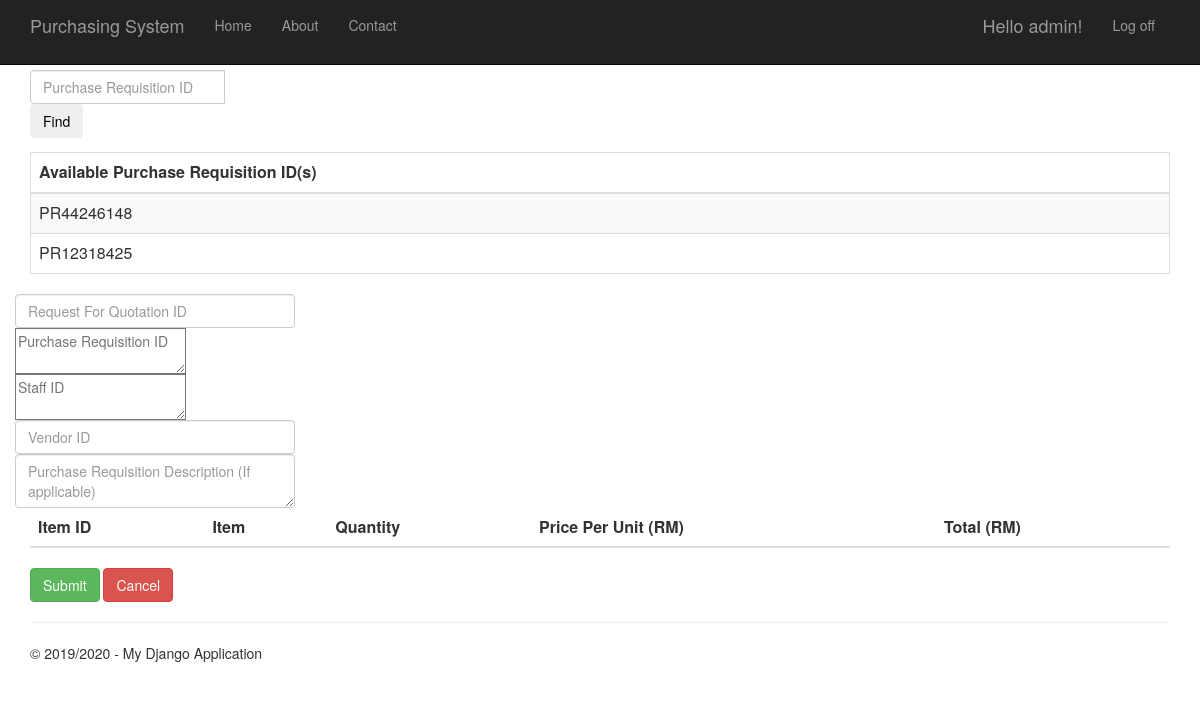
The app's page /requestforquotationform (signed in), older data.
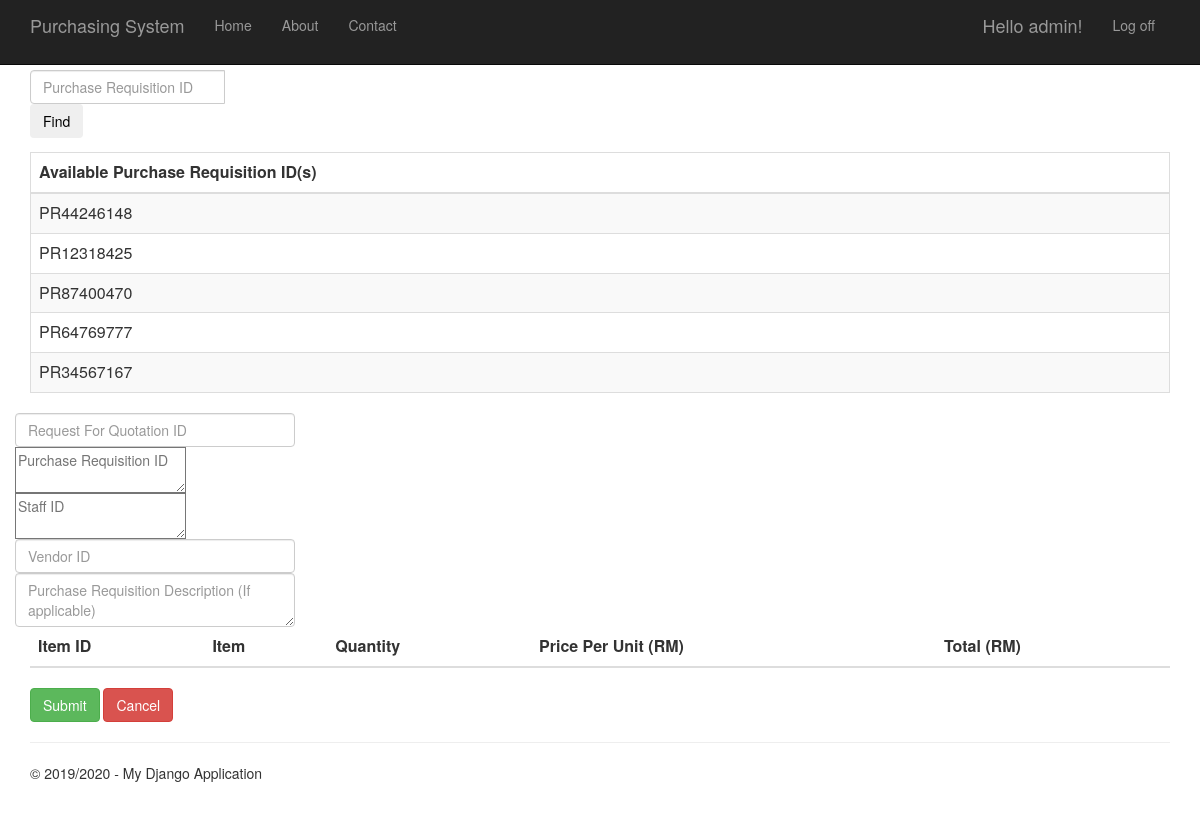
The same page, newer data.
### PurchaseRequisition/models.py (models this page shows, shortened)
class PurchaseRequisition(models.Model):
    pr_id= models.CharField(max_length=10, primary_key=True) #takes character
    description= models.TextField(null=True,default=None, blank=True)
    time_created= models.DateTimeField()
    total_price= models.DecimalField(max_digits=10, decimal_places=2, default=Decimal('0.00'))
    status= models.TextField(max_length=10, default="Pending")
    person_id = models.ForeignKey(Person)

### RequestForQuotation/views.py (the view)
# urls.py: url(r'^requestforquotationform$', RequestForQuotation.views.requestforquotationform, name="request_for_quotation_form"),
@login_required
def requestforquotationform(request):
    requisitionPurchase = PurchaseRequisition.objects.all()
    for r in requisitionPurchase:
        if RequestForQuotation.objects.filter(purchase_requisition_id_id = r.pr_id).count() != 0:
            requisitionPurchase = requisitionPurchase.exclude(pr_id=r.pr_id)
    context = {
            'rfqrows': requisitionPurchase,
            'title':'Request For Quotation Form',
            'year':'2019/2020'
        }
    context['user'] = request.user
    return render(request,'RequestForQuotation/requestforquotationform.html',context)

### RequestForQuotation/templates/RequestForQuotation/requestforquotationform.html (shortened to what this page needs)
﻿{% extends "app/layout.html" %}
{% block content %}
<div class="formpurchaseorder margintop" >
    <form class="quotationfind" action="fillingrequestforquotation" method="get">
        <div class="input-group mb-3">
          <input type="text" class="form-control" name="pr_id" placeholder="Purchase Requisition ID" aria-label="Purchase Requisition ID"
            aria-describedby="button-addon2">
          <div class="input-group-append">
           <button type="submit" class="btn btn-outline-info btn-hover btn-rounded waves-effect">Find</button>
          </div>
        </div>
    </form>
    {% if rfqrows.count > 0 %}
    <div class="table-wrapper-scroll-y">
        <table class="table table-bordered table-striped mb-0">
            <thead>
                 <tr>
                    <th scope="col">Available Purchase Requisition ID(s)</th>
                 </tr>
            </thead>
            <tbody>
            {% for r in rfqrows %}
                <tr>
                    <td>{{r.pr_id}}</td>
                </tr>
            {% endfor %}
            </tbody>
        </table>
    </div>
    {% endif %}
    <form class="purchaseordersubmission" action="requestforquotationconfirmation" method="POST">
        <div class="row margintop">
            <div class="col">
                <input type="text" class="form-control" name="request_for_quotation_id" value="{{request_for_quotation_id}}" placeholder="Request For Quotation ID">
            </div>
            <div class="col">
                <textarea type="text" class="poform-control" name="purchase_requisition_id" placeholder="Purchase Requisition ID">{{purchase_requisition_id}}</textarea>
            </div>
            <div class="col">
                <textarea type="text" class="poform-control" name="staff_id" placeholder="Staff ID">{{staff_id}}</textarea>
            </div>
            <div class="col">
                <input type="text" class="form-control" name="vendor_id" placeholder="Vendor ID">
            </div>
        </div>
        <div class="row margintop">
            <div class="col">
                <textarea type="text" class="form-control" name="description" id="description" placeholder="Purchase Requisition Description (If applicable)"></textarea>
            </div>
        </div>
        <table class="table table-striped margintop" name="items" id="items">
            <thead>
                <tr>
                    <th scope="col">Item ID</th>
                    <th scope="col">Item</th>
                    <th scope="col">Quantity</th>
                    <th scope="col">Price Per Unit (RM)</th>
                    <th scope="col">Total (RM)</th>
                </tr>
            </thead>
        </table>
        <div class="margintop">
            <button type="submit" class="btn btn-success btn-square buttonsize">Submit</button>
            <a class="btn btn-danger btn-square buttonsize" href="/menu">Cancel</a>
        </div>
    </form>
</div>
{% endblock %}

Row changes from the older to the newer data that the page shows:
added PurchaseRequisition: pr_id "PR87400470"
added PurchaseRequisition: pr_id "PR64769777"
added PurchaseRequisition: pr_id "PR34567167"
